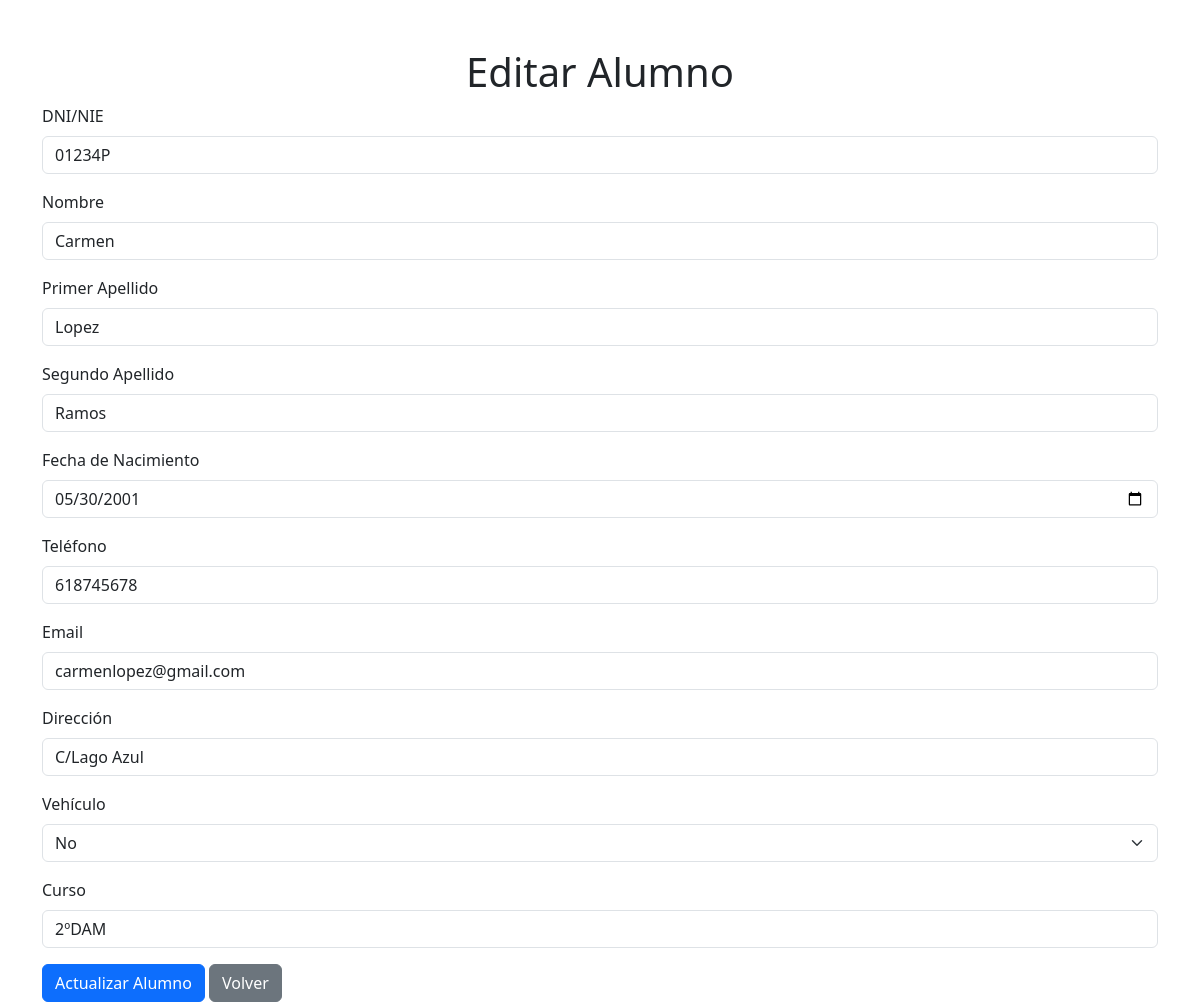
/code/gestionAlumno.php?dni_nie=01234P, run on the app's committed database.
### tables this page shows
CREATE TABLE alumnos (
	dni_nie char(9) PRIMARY KEY,
	nombre VARCHAR(100) not null,
	apellido1 VARCHAR(100) not null,
	apellido2 VARCHAR(100),
	fecha_nacimiento DATE,
	telefono VARCHAR(50),
	email VARCHAR(255),
	direccion VARCHAR(255),
	vehiculo ENUM('Si','No'),
	curso CHAR(6),
	dni_tutor CHAR(9),
	id_empresa int UNSIGNED,
	FOREIGN KEY (id_empresa) REFERENCES empresas(id),
	FOREIGN KEY (dni_tutor) REFERENCES profesores(dni_nie) ON DELETE SET NULL ON UPDATE CASCADE
);

### code/gestionAlumno.php (the view, shortened to what this page needs)
<?php
require 'conexion.php';
$editing = false;
$alumno = null;
if (isset($_GET['dni_nie'])) {
    $editing = true;
    $dni_nie = $_GET['dni_nie'];
    $query = "SELECT * FROM alumnos WHERE dni_nie = ?";
    $stmt = $mysqli->prepare($query);
    $stmt->bind_param("s", $dni_nie);
    $stmt->execute();
    $result = $stmt->get_result();
    $alumno = $result->fetch_assoc();
}
?>
<!DOCTYPE html>
<html lang="es">
<head>
    <link rel="stylesheet" href="https://cdn.jsdelivr.net/npm/bootstrap@5.3.0/dist/css/bootstrap.min.css">
</head>
<body>
    <div class="container mt-5">
        <h1 class="text-center"><?php echo $editing ? 'Editar' : 'Crear'; ?> Alumno</h1>
        <form method="POST" action="">
            <div class="mb-3">
                <label for="dni_nie" class="form-label">DNI/NIE</label>
                <input type="text" class="form-control" id="dni_nie" name="dni_nie" maxlength="9" value="<?php echo $editing ? htmlspecialchars($alumno['dni_nie']) : ''; ?>" required>
            </div>
            <div class="mb-3">
                <label for="nombre" class="form-label">Nombre</label>
                <input type="text" class="form-control" id="nombre" name="nombre" value="<?php echo $editing ? htmlspecialchars($alumno['nombre']) : ''; ?>" required>
            </div>
            <div class="mb-3">
                <label for="apellido1" class="form-label">Primer Apellido</label>
                <input type="text" class="form-control" id="apellido1" name="apellido1" value="<?php echo $editing ? htmlspecialchars($alumno['apellido1']) : ''; ?>" required>
            </div>
            <div class="mb-3">
                <label for="apellido2" class="form-label">Segundo Apellido</label>
                <input type="text" class="form-control" id="apellido2" name="apellido2" value="<?php echo $editing ? htmlspecialchars($alumno['apellido2']) : ''; ?>">
            </div>
            <div class="mb-3">
                <label for="fecha_nacimiento" class="form-label">Fecha de Nacimiento</label>
                <input type="date" class="form-control" id="fecha_nacimiento" name="fecha_nacimiento" value="<?php echo $editing ? htmlspecialchars($alumno['fecha_nacimiento']) : ''; ?>">
            </div>
            <div class="mb-3">
                <label for="telefono" class="form-label">Teléfono</label>
                <input type="tel" class="form-control" id="telefono" name="telefono" value="<?php echo $editing ? htmlspecialchars($alumno['telefono']) : ''; ?>">
            </div>
            <div class="mb-3">
                <label for="email" class="form-label">Email</label>
                <input type="email" class="form-control" id="email" name="email" value="<?php echo $editing ? htmlspecialchars($alumno['email']) : ''; ?>">
            </div>
            <div class="mb-3">
                <label for="direccion" class="form-label">Dirección</label>
                <input type="text" class="form-control" id="direccion" name="direccion" value="<?php echo $editing ? htmlspecialchars($alumno['direccion']) : ''; ?>">
            </div>
            <div class="mb-3">
                <label for="vehiculo" class="form-label">Vehículo</label>
                <select class="form-select" id="vehiculo" name="vehiculo">
                    <option value="No" <?php echo ($editing && $alumno['vehiculo'] == 'No') ? 'selected' : ''; ?>>No</option>
                </select>
            </div>
            <div class="mb-3">
                <label for="curso" class="form-label">Curso</label>
                <input type="text" class="form-control" id="curso" name="curso" value="<?php echo $editing ? htmlspecialchars($alumno['curso']) : ''; ?>">
            </div>
            <button type="submit" class="btn btn-primary"><?php echo $editing ? 'Actualizar' : 'Crear'; ?> Alumno</button>
            <a href="alumnos.php" class="btn btn-secondary">Volver</a>
        </form>
    </div>
</body>
</html>

### data on the page
alumnos: dni_nie "01234P", nombre "Carmen", apellido1 "Lopez", apellido2 "Ramos", fecha_nacimiento "05/30/2001", telefono "618745678", email "carmenlopez@gmail.com", direccion "C/Lago Azul", vehiculo "No", curso "2ºDAM"
